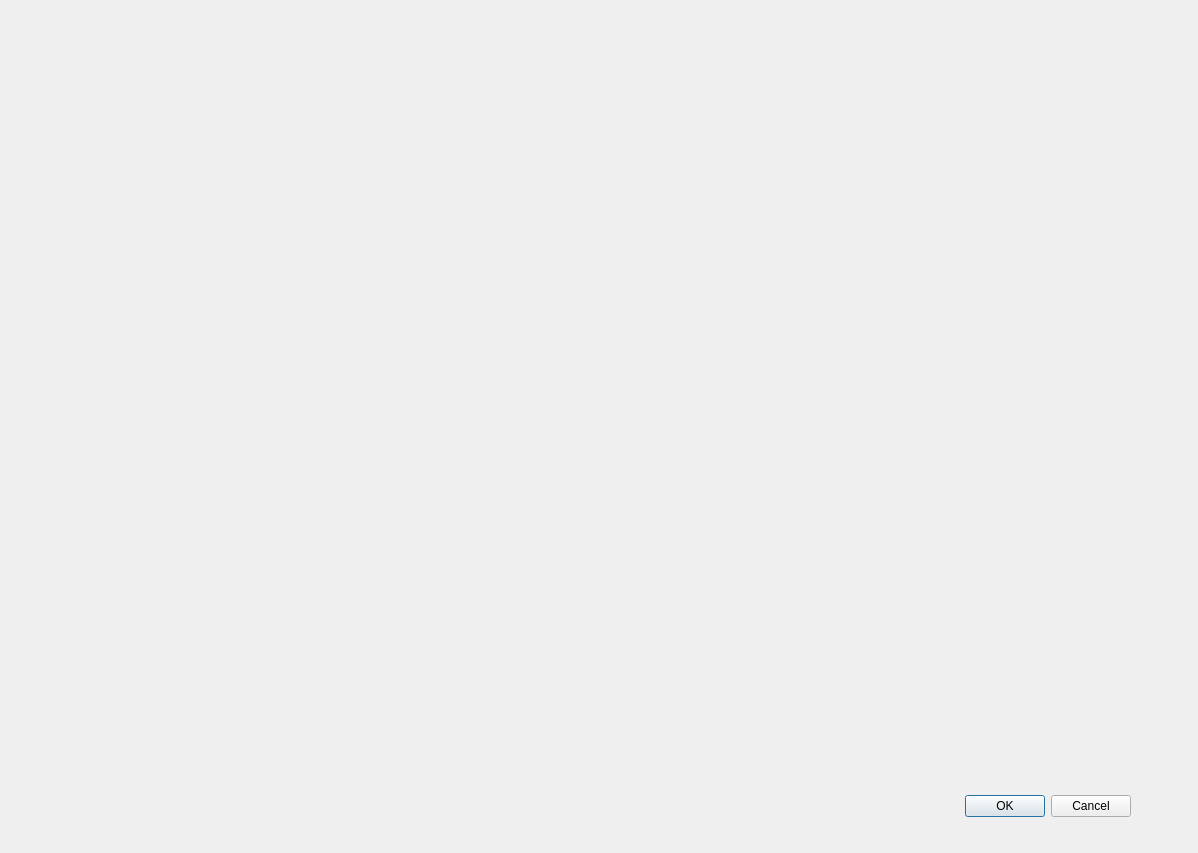
<?xml version="1.0" encoding="UTF-8"?>
<ui version="4.0">
 <class>polySet</class>
 <widget class="QDialog" name="polySet">
  <property name="geometry">
   <rect>
    <x>0</x>
    <y>0</y>
    <width>1198</width>
    <height>853</height>
   </rect>
  </property>
  <property name="windowTitle">
   <string>Dialog</string>
  </property>
  <widget class="QDialogButtonBox" name="buttonBox">
   <property name="geometry">
    <rect>
     <x>830</x>
     <y>790</y>
     <width>301</width>
     <height>32</height>
    </rect>
   </property>
   <property name="orientation">
    <enum>Qt::Horizontal</enum>
   </property>
   <property name="standardButtons">
    <set>QDialogButtonBox::Cancel|QDialogButtonBox::Ok</set>
   </property>
  </widget>
  <widget class="QWidget" name="gridLayoutWidget">
   <property name="geometry">
    <rect>
     <x>20</x>
     <y>20</y>
     <width>1111</width>
     <height>741</height>
    </rect>
   </property>
   <layout class="QGridLayout" name="gridLayout"/>
  </widget>
 </widget>
 <resources/>
 <connections>
  <connection>
   <sender>buttonBox</sender>
   <signal>accepted()</signal>
   <receiver>polySet</receiver>
   <slot>accept()</slot>
   <hints>
    <hint type="sourcelabel">
     <x>248</x>
     <y>254</y>
    </hint>
    <hint type="destinationlabel">
     <x>157</x>
     <y>274</y>
    </hint>
   </hints>
  </connection>
  <connection>
   <sender>buttonBox</sender>
   <signal>rejected()</signal>
   <receiver>polySet</receiver>
   <slot>reject()</slot>
   <hints>
    <hint type="sourcelabel">
     <x>316</x>
     <y>260</y>
    </hint>
    <hint type="destinationlabel">
     <x>286</x>
     <y>274</y>
    </hint>
   </hints>
  </connection>
 </connections>
</ui>
